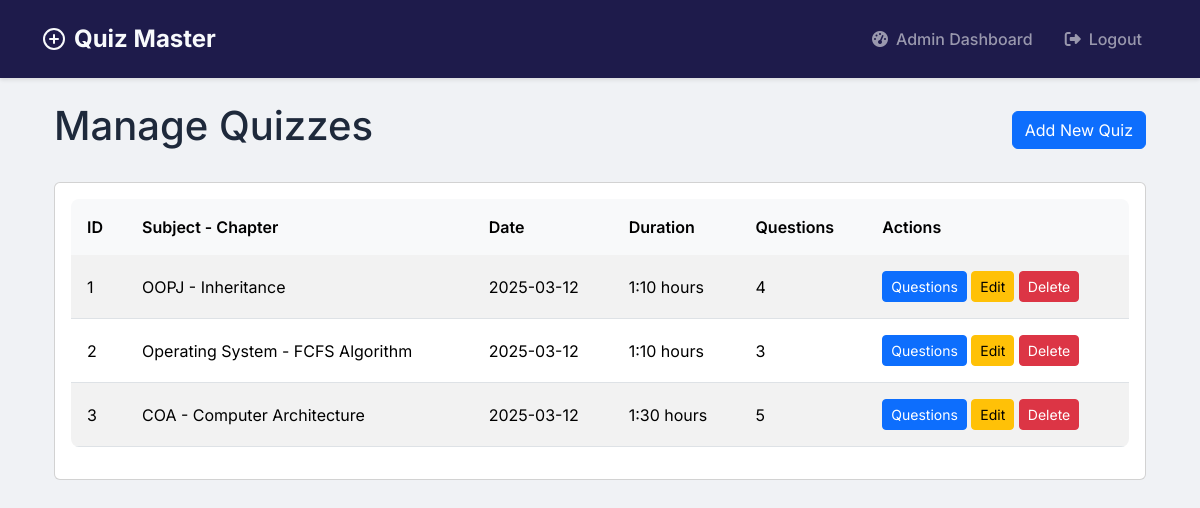
The app's page /admin/quizzes (signed in), older data.
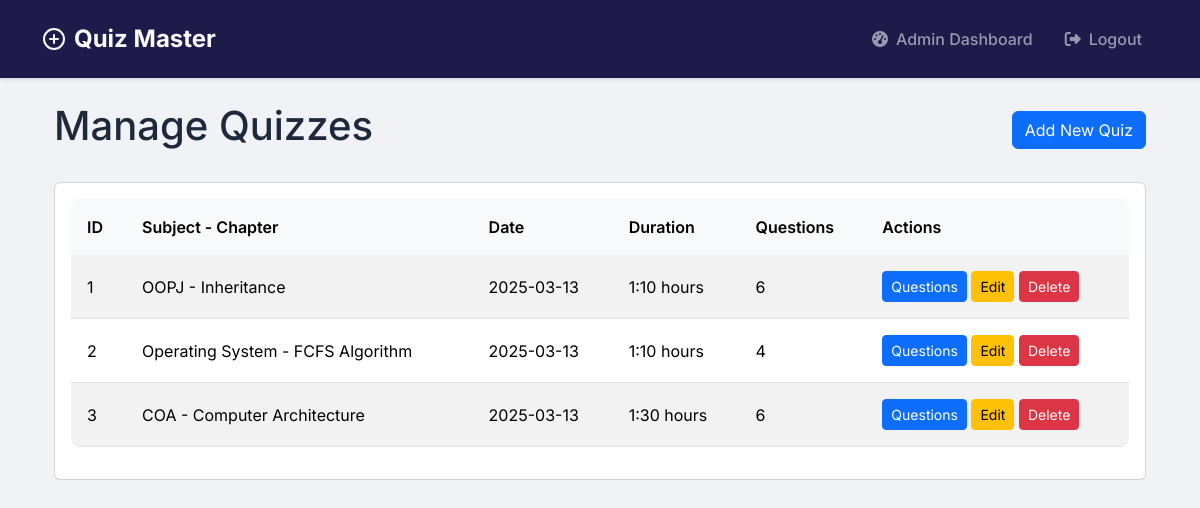
The same page, newer data.
### models/models.py (models this page shows)
class Quiz(db.Model):
    id = db.Column(db.Integer, primary_key=True)
    chapter_id = db.Column(db.Integer, db.ForeignKey('chapter.id'), nullable=False)
    date_of_quiz = db.Column(db.Date, nullable=False)
    time_duration = db.Column(db.Interval, nullable=False)
    remarks = db.Column(db.Text)
    questions = db.relationship('Question', backref='quiz', cascade='all, delete-orphan', lazy=True)
    scores = db.relationship('Score', backref='quiz', cascade='all, delete-orphan', lazy=True)

class Subject(db.Model):
    id = db.Column(db.Integer, primary_key=True)
    name = db.Column(db.String(100), nullable=False)
    description = db.Column(db.Text)
    chapters = db.relationship('Chapter', backref='subject', cascade='all, delete-orphan', lazy=True)

class Chapter(db.Model):
    id = db.Column(db.Integer, primary_key=True)
    name = db.Column(db.String(100), nullable=False)
    description = db.Column(db.Text)
    subject_id = db.Column(db.Integer, db.ForeignKey('subject.id'), nullable=False)
    quizzes = db.relationship('Quiz', backref='chapter', cascade='all, delete-orphan', lazy=True)

### controllers/admin.py (the view, shortened to what this page needs)
@admin.route('/admin/quizzes')
@login_required
@admin_required
def manage_quizzes():
    form = QuizForm()
    form.chapter_id.choices = [(c.id, f"{c.subject.name} - {c.name}")
                              for c in Chapter.query.join(Subject).all()]
    quizzes = Quiz.query.options(joinedload(Quiz.chapter)).all()
    return render_template('admin/quizzes.html', form=form, quizzes=quizzes)

### app.py (called while the page is built)
@login_manager.user_loader
def load_user(user_id):
    return User.query.get(int(user_id))

### controllers/admin.py (called while the page is built)
def admin_required(f):
    @wraps(f)
    def decorated_function(*args, **kwargs):
        if not current_user.is_authenticated or not current_user.is_admin:
            flash('Access denied.', 'danger')
            return redirect(url_for('auth.login'))
        return f(*args, **kwargs)
    return decorated_function

### templates/admin/quizzes.html (shortened to what this page needs)
{% extends "base.html" %}
{% block content %}
<div class="container">
    <div class="d-flex justify-content-between align-items-center mb-4">
        <h1>Manage Quizzes</h1>
        <button class="btn btn-primary" data-bs-toggle="modal" data-bs-target="#addQuizModal">
            Add New Quiz
        </button>
    </div>
    <div class="card">
        <div class="card-body">
            <div class="table-responsive">
                <table class="table table-striped">
                    <thead>
                        <tr>
                            <th>ID</th>
                            <th>Subject - Chapter</th>
                            <th>Date</th>
                            <th>Duration</th>
                            <th>Questions</th>
                            <th>Actions</th>
                        </tr>
                    </thead>
                    <tbody>
                        {% if quizzes %}
                            {% for quiz in quizzes %}
                            <tr>
                                <td>{{ quiz.id }}</td>
                                <td>{{ quiz.chapter.subject.name }} - {{ quiz.chapter.name }}</td>
                                <td>{{ quiz.date_of_quiz.strftime('%Y-%m-%d') }}</td>
                                <td>
                                    {% set hours = quiz.time_duration.total_seconds() // 3600 %}
                                    {% set minutes = (quiz.time_duration.total_seconds() % 3600) // 60 %}
                                    {{ '%d:%02d' % (hours, minutes) }} hours
                                </td>
                                <td>{{ quiz.questions|length }}</td>
                                <td>
                                    <a href="{{ url_for('admin.manage_questions', quiz_id=quiz.id) }}"
                                       class="btn btn-sm btn-primary">Questions</a>
                                    <a href="{{ url_for('admin.edit_quiz', id=quiz.id) }}"
                                       class="btn btn-sm btn-warning">Edit</a>
                                    <a href="{{ url_for('admin.delete_quiz', id=quiz.id) }}"
                                       class="btn btn-sm btn-danger"
                                       onclick="return confirm('Are you sure you want to delete this quiz?')">Delete</a>
                                </td>
                            </tr>
                            {% endfor %}
                        {% else %}
                            <tr>
                                <td colspan="6" class="text-center">No quizzes available.</td>
                            </tr>
                        {% endif %}
                    </tbody>
                </table>
            </div>
        </div>
    </div>
</div>
{% endblock %}

Row changes from the older to the newer data that the page shows:
changed Quiz "OOPJ": date_of_quiz "2025-03-12" → "2025-03-13"; questions|length "4" → "6"
changed Quiz "Operating System": date_of_quiz "2025-03-12" → "2025-03-13"; questions|length "3" → "4"
changed Quiz "COA": date_of_quiz "2025-03-12" → "2025-03-13"; questions|length "5" → "6"
